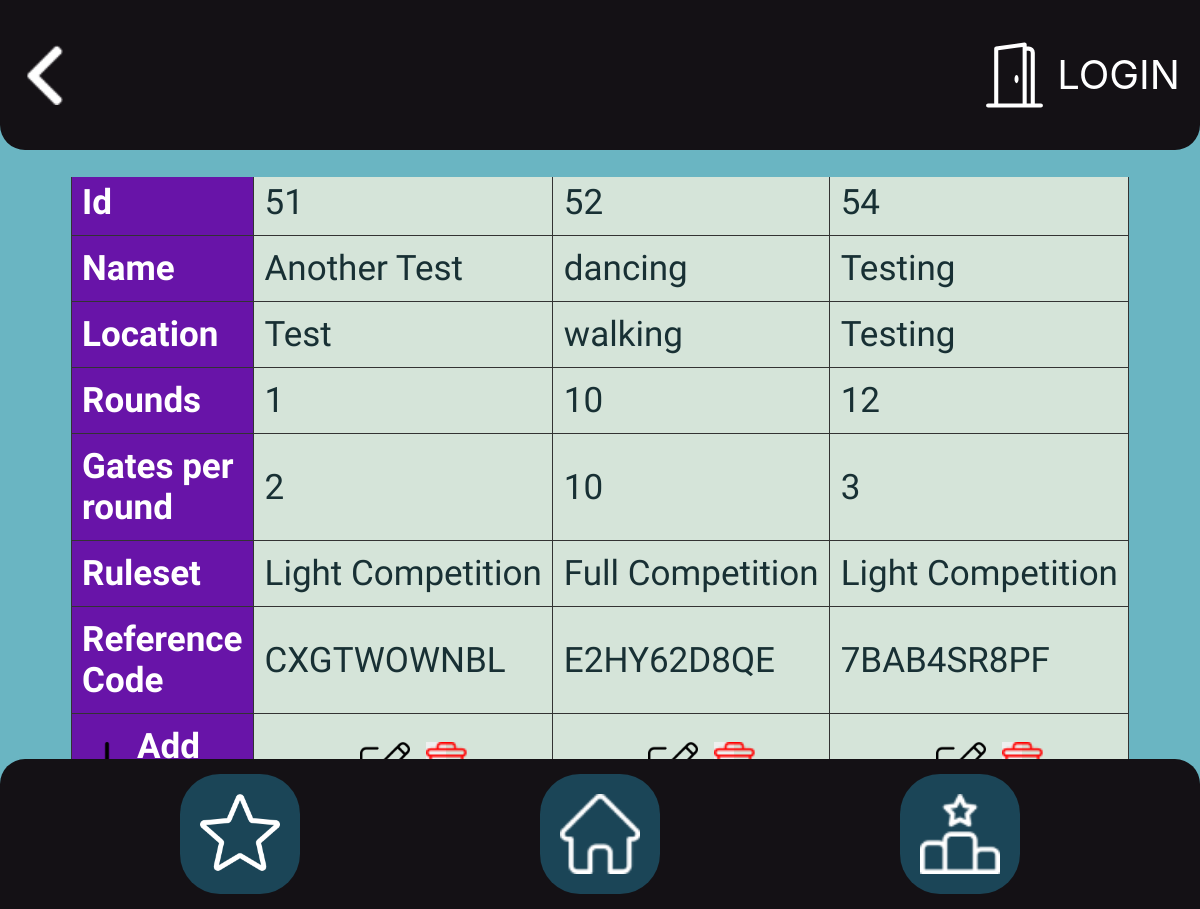
Screenshot of /account/comp/list/ with the database file from the repository.
### database/models.py (models this page shows, shortened)
class Competition(models.Model):
    name = models.CharField(max_length=100)
    location = models.CharField(max_length=50)
    no_of_rounds = models.IntegerField(validators=[MinValueValidator(
        1, message='Please enter a number greater than or equal to 1'), MaxValueValidator(30, message='Please enter a number less than or equal to 30')])
    gates_per_round = models.IntegerField(
        validators=[MinValueValidator(1), MaxValueValidator(30)])
    ruleset = models.ForeignKey(Ruleset, on_delete=models.CASCADE)
    ref_code = models.CharField(
        max_length=10,
        blank=True,
        editable=False,
        unique=True,
        default=get_random_string(
            5, allowed_chars=string.ascii_uppercase + string.digits)
    )

class Ruleset(models.Model):
    name = models.CharField(max_length=100, unique=True)
    def __str__(self):
        return self.name

### database/views.py (the view)
# urls.py: path('comp/list/', views.comp_list, name='finn'),
def comp_list(request):
    context = {
        'comp_list': Competition.objects.all()
    }
    return render(request, "competition_register/comp_list.html", context)

### database/templates/competition_register/comp_list.html (shortened to what this page needs)
{% extends 'base1.html' %}
{% load static %}
{% block head %}
<link rel="stylesheet" href="{% static 'list.css' %}">
{% endblock %}
{% block content %}
<div class="Tscroll">
    <table id="comp">
        <tr>
            <th>Id</th>
            {% for comp in comp_list %}
            <td>{{comp.id}}</td>
            {% endfor %}
        </tr>
        <tr>
            <th>Name</th>
            {% for comp in comp_list %}
            <td>{{comp.name}}</td>
            {% endfor %}
        </tr>
        <tr>
            <th>Location</th>
            {% for comp in comp_list %}
            <td>{{comp.location}}</td>
            {% endfor %}
        </tr>
        <tr>
            <th>Rounds</th>
            {% for comp in comp_list %}
            <td>{{comp.no_of_rounds}}</td>
            {% endfor %}
        </tr>
        <tr>
            <th>Gates per round</th>
            {% for comp in comp_list %}
            <td>{{comp.gates_per_round}}</td>
            {% endfor %}
        </tr>
        <tr>
            <th>Ruleset</th>
            {% for comp in comp_list %}
            <td>{{comp.ruleset}}</td>
            {% endfor %}
        </tr>
        <tr>
            <th>Reference Code</th>
            {% for comp in comp_list %}
            <td>{{comp.ref_code}}</td>
            {% endfor %}
        </tr>
        <tr>
            <th>
                <a href="{% url 'comp_insert' %}" class="add-user">
                    <img src="{% static 'plus.png' %}" alt="" class="edit" style="height: 50px;"> Add New</a>
            </th>
            {% for comp in comp_list %}
            <td class="add-new">
                <div class="please">
                    <a href="{% url 'comp_update' comp.id %}">
                    </a>
                    <form action="{% url 'comp_delete' comp.id %}" method="post">
                        <button type="submit" class="del"
                            onclick="return confirm('Do you really want to delete user {{comp.name}}?')"><img
                                src="/database/static/delete.png" style="height: 50px"></button>
                    </form>
                </div>
            </td>
            {% endfor %}
        </tr>
    </table>
</div>
{% endblock %}

### database/static/base1.css (style rules this page uses)
* { padding: 0; margin: 0; box-sizing: border-box; }

### database/static/list.css (style rules this page uses)
* { margin: 0; padding: 0; }
#comp { overflow-x: auto; font-size: 35px; }
#user td, #user th, #comp td, #comp th { border: 1px solid #333; padding: 10.5px; font-family: 'Oswald', sans-serif; color: #183034; background-color: #D5E4D9; }
#user th, #comp th { padding-top: 12px; padding-bottom: 12px; text-align: left; background-color: #6814a8; color: white; position: static; width: 80px; font-family: 'Oswald', sans-serif; }
.Tscroll { height: 70%; width: 100%; padding: 20px; overflow: scroll; display: flex; align-items: center; justify-content: center; }
a.add-user { display: flex; gap: 5px; align-items: center; color: white !important; text-decoration: none; }
.please { display: flex; flex-direction: row; align-items: center; justify-content: center; gap: 1rem; }
button.del { display: flex; width: 20px; border: 0; }

### rows the page displays
Competition: id "51", name "Another Test", location "Test", no_of_rounds "1", gates_per_round "2", ruleset "Light Competition", ref_code "CXGTWOWNBL"
Competition: id "52", name "dancing", location "walking", no_of_rounds "10", gates_per_round "10", ruleset "Full Competition", ref_code "E2HY62D8QE"
Competition: id "54", name "Testing", location "Testing", no_of_rounds "12", gates_per_round "3", ruleset "Light Competition", ref_code "7BAB4SR8PF"
